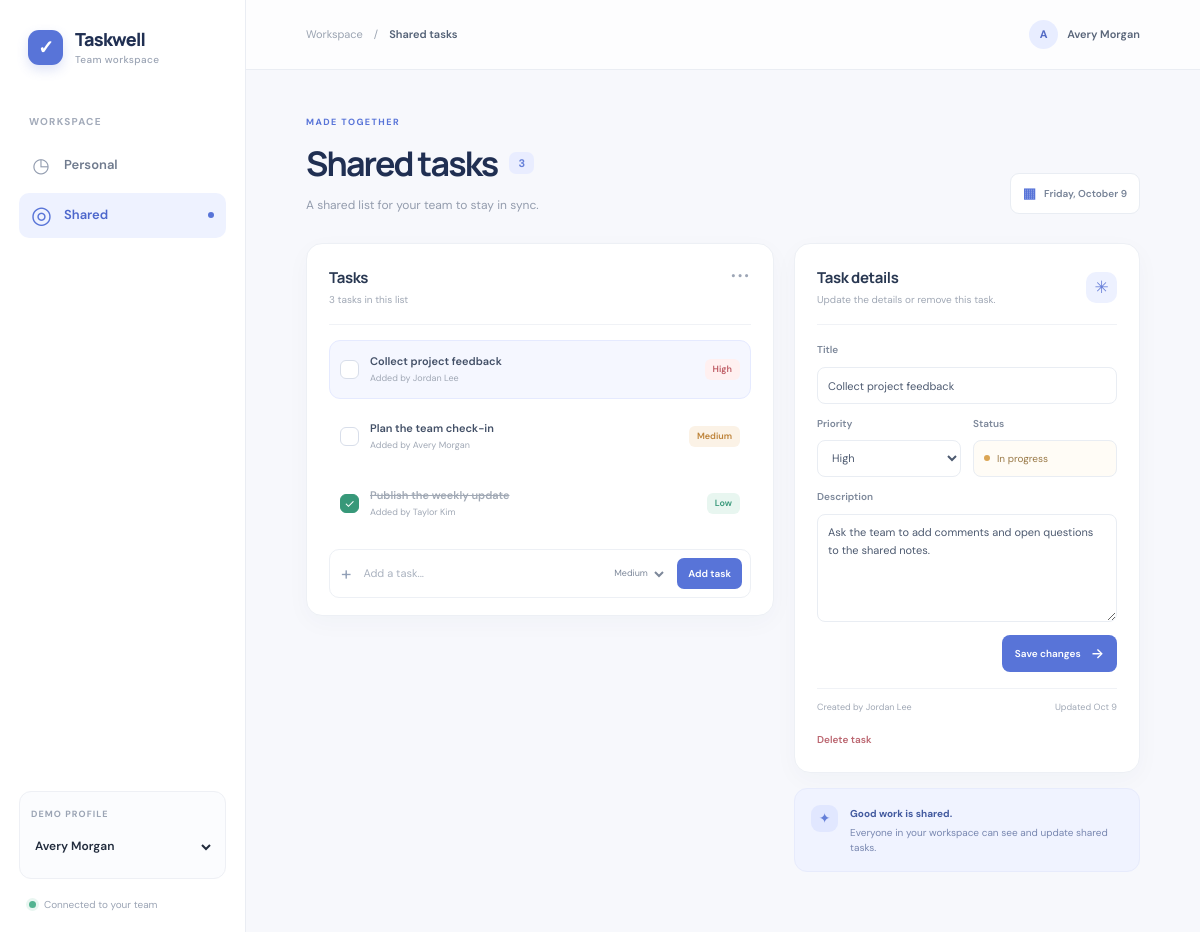
Page /index.php?view=shared&user_id=1 on the committed database.
### tables this page shows
CREATE TABLE IF NOT EXISTS users (
  id INT UNSIGNED NOT NULL AUTO_INCREMENT,
  name VARCHAR(100) NOT NULL,
  email VARCHAR(190) NOT NULL,
  created_at TIMESTAMP NOT NULL DEFAULT CURRENT_TIMESTAMP,
  PRIMARY KEY (id),
  UNIQUE KEY users_email_unique (email)
);

CREATE TABLE IF NOT EXISTS todos (
  id INT UNSIGNED NOT NULL AUTO_INCREMENT,
  title VARCHAR(180) NOT NULL,
  description TEXT NOT NULL,
  priority ENUM('low', 'medium', 'high') NOT NULL DEFAULT 'medium',
  scope ENUM('personal', 'shared') NOT NULL DEFAULT 'personal',
  is_completed TINYINT(1) NOT NULL DEFAULT 0,
  owner_id INT UNSIGNED NOT NULL,
  created_at TIMESTAMP NOT NULL DEFAULT CURRENT_TIMESTAMP,
  updated_at TIMESTAMP NOT NULL DEFAULT CURRENT_TIMESTAMP ON UPDATE CURRENT_TIMESTAMP,
  PRIMARY KEY (id),
  KEY todos_scope_owner_updated (scope, owner_id, updated_at),
  CONSTRAINT todos_owner_fk FOREIGN KEY (owner_id) REFERENCES users (id)
    ON UPDATE CASCADE ON DELETE CASCADE
);

### config.php (called while the page is built, shortened)
<?php
$dbHost = getenv('TODO_DB_HOST') ?: '127.0.0.1';
$dbName = getenv('TODO_DB_NAME') ?: 'todo_app';
$dbUser = getenv('TODO_DB_USER') ?: 'root';
$dbPassword = getenv('TODO_DB_PASSWORD') ?: '';
try {
    $pdo = new PDO(
        "mysql:host={$dbHost};dbname={$dbName};charset=utf8mb4",
        $dbUser,
        $dbPassword,
        [
            PDO::ATTR_ERRMODE => PDO::ERRMODE_EXCEPTION,
            PDO::ATTR_DEFAULT_FETCH_MODE => PDO::FETCH_ASSOC,
            PDO::ATTR_EMULATE_PREPARES => false,
        ]
    );
} catch (PDOException $exception) {
    http_response_code(500);
    exit('Could not connect to the todo database. Check config.php settings and import data.sql.');
}
function h($value): string
{
    return htmlspecialchars((string) $value, ENT_QUOTES | ENT_SUBSTITUTE, 'UTF-8');
}
$users = $pdo->query('SELECT id, name, email FROM users ORDER BY name')->fetchAll();
$currentUserId = (int) ($_SESSION['todo_user_id'] ?? $users[0]['id']);
foreach ($users as $user) {
    if ((int) $user['id'] === $currentUserId) {
        $currentUser = $user;
        break;
    }
}

### content.php (the view, shortened to what this page needs)
<header class="topbar">
  <div class="breadcrumb"><span>Workspace</span><span aria-hidden="true">/</span><strong><?= h($pageTitle) ?></strong></div>
  <div class="topbar-user"><span class="avatar"><?= h(strtoupper(substr($currentUser['name'], 0, 1))) ?></span><span><?= h($currentUser['name']) ?></span></div>
</header>
<section class="page-content" aria-labelledby="page-title">
  <div class="page-heading">
    <div>
      <p class="eyebrow"><?= $view === 'shared' ? 'MADE TOGETHER' : 'YOUR SPACE' ?></p>
      <h1 id="page-title"><?= h($pageTitle) ?><span class="heading-count"><?= count($todos) ?></span></h1>
      <p class="page-subtitle"><?= $view === 'shared' ? 'A shared list for your team to stay in sync.' : 'Keep your next steps clear and moving.' ?></p>
    </div>
    <div class="date-chip"><span class="date-icon" aria-hidden="true">▦</span><?= h(date('l, F j')) ?></div>
  </div>
  <div class="content-grid">
    <section class="panel task-panel" aria-labelledby="tasks-heading">
      <div class="panel-heading">
        <div><h2 id="tasks-heading">Tasks</h2><p><?= count($todos) ?> <?= count($todos) === 1 ? 'task' : 'tasks' ?> in this list</p></div>
        <span class="panel-menu" aria-hidden="true">•••</span>
      </div>
      <ul class="todo-list">
        <?php foreach ($todos as $todo): ?>
          <?php $isSelected = $selectedTodo && (int) $selectedTodo['id'] === (int) $todo['id']; ?>
          <li class="todo-item <?= $isSelected ? 'selected' : '' ?> <?= (int) $todo['is_completed'] === 1 ? 'is-complete' : '' ?>">
            <form method="post" action="index.php" class="toggle-form">
              <button class="check-button <?= (int) $todo['is_completed'] === 1 ? 'checked' : '' ?>" type="submit" aria-label="<?= (int) $todo['is_completed'] === 1 ? 'Mark ' . h($todo['title']) . ' as pending' : 'Mark ' . h($todo['title']) . ' as complete' ?>">
                <?php if ((int) $todo['is_completed'] === 1): ?><span aria-hidden="true">✓</span><?php endif; ?>
              </button>
            </form>
            <a class="todo-link" href="index.php?view=<?= h($view) ?>&amp;user_id=<?= h($currentUserId) ?>&amp;id=<?= h($todo['id']) ?>">
              <span class="todo-title"><?= h($todo['title']) ?></span>
              <?php if ($view === 'shared'): ?><span class="todo-owner">Added by <?= h($todo['owner_name']) ?></span><?php endif; ?>
            </a>
            <span class="priority priority-<?= h($todo['priority']) ?>"><?= h(ucfirst($todo['priority'])) ?></span>
          </li>
        <?php endforeach; ?>
      </ul>
      <form class="new-task-form" method="post" action="index.php">
        <span class="add-mark" aria-hidden="true">+</span>
        <input id="new-title" name="title" type="text" maxlength="180" placeholder="Add a task..." required />
        <select id="new-priority" class="new-priority-select" name="priority" aria-label="Task priority">
          <option value="medium" selected>Medium</option>
        </select>
        <button class="add-button" type="submit">Add task</button>
      </form>
    </section>
    <div class="detail-column">
      <?php if ($selectedTodo): ?>
        <section class="panel detail-panel" aria-labelledby="detail-heading">
          <div class="panel-heading detail-heading">
            <div><h2 id="detail-heading">Task details</h2><p>Update the details or remove this task.</p></div>
            <span class="detail-spark" aria-hidden="true">✳</span>
          </div>
          <form class="detail-form" method="post" action="index.php">
            <label for="edit-title">Title</label>
            <input id="edit-title" name="title" type="text" maxlength="180" value="<?= h($selectedTodo['title']) ?>" required />
            <div class="detail-meta">
              <div><label for="edit-priority">Priority</label>
                <select id="edit-priority" name="priority">
                  <?php foreach (['low' => 'Low', 'medium' => 'Medium', 'high' => 'High'] as $value => $label): ?>
                    <option value="<?= h($value) ?>" <?= $selectedTodo['priority'] === $value ? 'selected' : '' ?>><?= h($label) ?></option>
                  <?php endforeach; ?>
                </select>
              </div>
              <div><span class="field-label">Status</span>
                <span class="status-pill <?= (int) $selectedTodo['is_completed'] === 1 ? 'complete' : '' ?>"><span></span><?= (int) $selectedTodo['is_completed'] === 1 ? 'Completed' : 'In progress' ?></span>
              </div>
            </div>
            <label for="edit-description">Description</label>
            <textarea id="edit-description" name="description" rows="5" maxlength="5000" placeholder="Add a few details about this task..."><?= h($selectedTodo['description']) ?></textarea>
            <div class="detail-actions">
              <button class="primary-button" type="submit">Save changes <span aria-hidden="true">→</span></button>
            </div>
          </form>
          <div class="task-record"><span>Created by <?= h($selectedTodo['owner_name']) ?></span><span>Updated <?= h(date('M j', strtotime($selectedTodo['updated_at']))) ?></span></div>
          <form class="delete-form" method="post" action="index.php">
            <button type="submit">Delete task</button>
          </form>
        </section>
      <?php else: ?>
        <section class="panel blank-detail"><span class="empty-icon" aria-hidden="true">✳</span><h2>Your task details</h2><p>Select a task from the list to view and edit it.</p></section>
      <?php endif; ?>
      <section class="tip-card">
        <span class="tip-icon" aria-hidden="true">✦</span>
        <div><strong><?= $view === 'shared' ? 'Good work is shared.' : 'Small steps add up.' ?></strong><p><?= $view === 'shared' ? 'Everyone in your workspace can see and update shared tasks.' : 'Pick one task and give it your focus today.' ?></p></div>
      </section>
    </div>
  </div>
</section>

### index.php (shortened to what this page needs)
<?php
require __DIR__ . '/config.php';
$view = ($_GET['view'] ?? 'personal') === 'shared' ? 'shared' : 'personal';
require __DIR__ . '/actions.php';
if ($view === 'shared') {
    $statement = $pdo->query(
        "SELECT todos.*, users.name AS owner_name
         FROM todos JOIN users ON users.id = todos.owner_id
         WHERE todos.scope = 'shared'
         ORDER BY todos.is_completed ASC, todos.updated_at DESC, todos.id DESC"
    );
}
$todos = $statement->fetchAll();
$selectedTodo = null;
if ($selectedTodo === null && $todos) {
    $selectedTodo = $todos[0];
}
$pageTitle = $view === 'shared' ? 'Shared tasks' : 'Personal tasks';
?>
<!DOCTYPE html>
<html lang="en">
<head>
  <link rel="stylesheet" href="style.css" />
</head>
<body>
  <div class="app-shell">
    <?php require __DIR__ . '/menu-bar.php'; ?>
    <main class="main-content">
      <?php require __DIR__ . '/content.php'; ?>
    </main>
  </div>
</body>
</html>

### menu-bar.php (shortened to what this page needs)
<aside class="sidebar">
  <a class="brand" href="index.php?view=personal&amp;user_id=<?= h($currentUserId) ?>" aria-label="Taskwell home">
    <span class="brand-icon" aria-hidden="true">✓</span>
    <span>Taskwell<small>Team workspace</small></span>
  </a>
  <div class="sidebar-label">WORKSPACE</div>
  <nav class="primary-nav" aria-label="Task views">
    <a class="nav-link <?= $view === 'personal' ? 'active' : '' ?>"
       href="index.php?view=personal&amp;user_id=<?= h($currentUserId) ?>"
       <?= $view === 'personal' ? 'aria-current="page"' : '' ?>>
      <span class="nav-icon" aria-hidden="true">◷</span> Personal
    </a>
    <a class="nav-link <?= $view === 'shared' ? 'active' : '' ?>"
       href="index.php?view=shared&amp;user_id=<?= h($currentUserId) ?>"
       <?= $view === 'shared' ? 'aria-current="page"' : '' ?>>
      <span class="nav-icon shared-icon" aria-hidden="true">◎</span> Shared
      <?php if ($view === 'shared'): ?><span class="nav-dot" aria-hidden="true"></span><?php endif; ?>
    </a>
  </nav>
  <div class="sidebar-spacer"></div>
  <form class="profile-switcher" method="get" action="index.php">
    <label for="user_id">DEMO PROFILE</label>
    <select id="user_id" name="user_id" onchange="this.form.submit()">
      <?php foreach ($users as $user): ?>
        <option value="<?= h($user['id']) ?>" <?= (int) $user['id'] === $currentUserId ? 'selected' : '' ?>><?= h($user['name']) ?></option>
      <?php endforeach; ?>
    </select>
  </form>
  <div class="sidebar-footnote"><span class="online-dot"></span> Connected to your team</div>
</aside>

### rows in the picture
users: name "A", name "Avery Morgan"
todos: is_completed 0 (drawn), title "Collect project feedback", owner.name "Jordan Lee", priority "High", description "Ask the team to add comments and open questions to the shared notes.", updated_at "Oct 9"
todos: is_completed 0 (drawn), title "Plan the team check-in", owner.name "Avery Morgan", priority "Medium"
todos: title "Publish the weekly update", owner.name "Taylor Kim", priority "Low"
users: name "Jordan Lee"

### other values in the picture
$pageTitle "Shared tasks"
count($todos) "3"
form field user_id "Avery Morgan"
